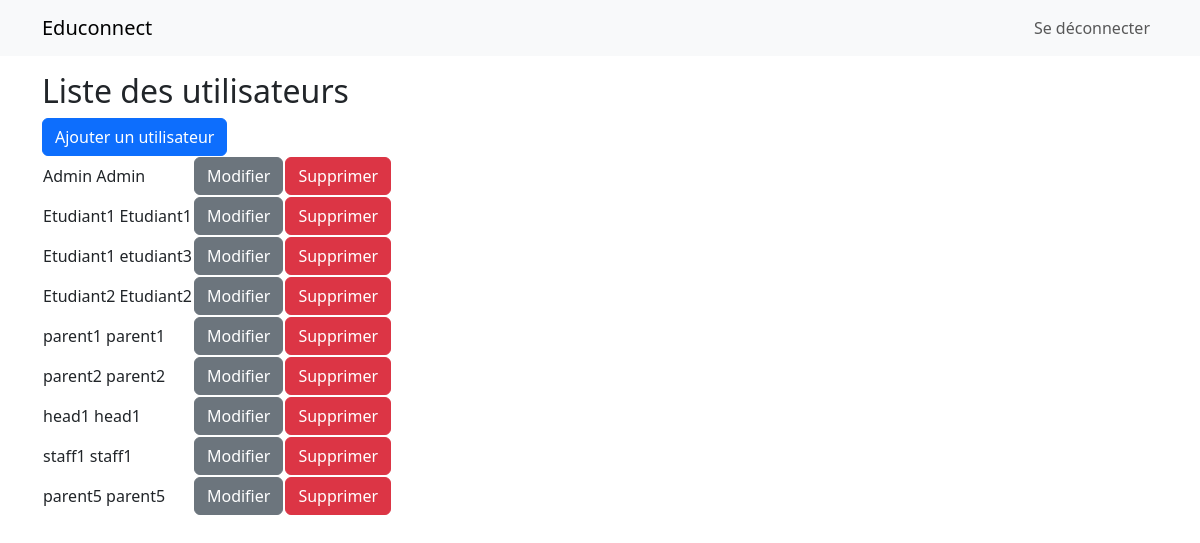
/users/ (signed in), run on the app's committed database.
### gestion_utilisateurs/models.py (models this page shows, shortened)
class User(AbstractUser):
    id = models.AutoField(primary_key=True)
    username = models.CharField(_('Username'), unique=True, max_length=150)
    last_name = models.CharField(_('Last name'), max_length=150, blank=True)
    first_name = models.CharField(_('First name'), max_length=30, blank=True)
    email = models.EmailField(_('Email'), unique=True)
    password = models.CharField(_('Password'), max_length=128)
    address = models.CharField(max_length=255, blank=True, null=True)
    date_of_birth = models.DateField(_('Date of birth'), null=True, blank=True)
    phone_number = models.CharField(_('Phone number'), max_length=20, blank=True, null=True)
    roles = models.ManyToManyField(Role, verbose_name='Roles', blank=True)
    establishment = models.ForeignKey(Establishment, on_delete=models.SET_NULL, verbose_name='Establishment', null=True)
    children = models.ManyToManyField('self', verbose_name='Children', blank=True, symmetrical=False)
    is_principal_teacher = models.BooleanField(_('Principal Teacher'), default=False)
    position = models.CharField(_('Position'), max_length=200, blank=True, null=True)
    groups = models.ManyToManyField(Group, related_name="custom_user_set", blank=True)
    user_permissions = models.ManyToManyField(Permission, related_name="custom_user_set", blank=True)
    created_at = models.DateTimeField(auto_now_add=True, verbose_name='Date de création')
    created_by = models.ForeignKey('self', related_name='created_users', null=True, blank=True, on_delete=models.SET_NULL, verbose_name='Utilisateur qui a créé')
    updated_at = models.DateTimeField(auto_now=True, verbose_name='Date de mise à jour')
    updated_by = models.ForeignKey('self', related_name='updated_users', null=True, blank=True, on_delete=models.SET_NULL, verbose_name='Utilisateur qui a mis à jour')
    is_student = models.BooleanField(default=False)
    is_teacher = models.BooleanField(default=False)
    is_admin = models.BooleanField(default=False)
    is_head = models.BooleanField(default=False)
    is_staff = models.BooleanField(default=False)
    is_parent = models.BooleanField(default=False)
    is_active = models.BooleanField(_('Active'), default=True)
    USERNAME_FIELD = 'username'
    REQUIRED_FIELDS = ['email', 'first_name', 'last_name']
    class Meta:
        verbose_name = 'User'
        verbose_name_plural = 'Users'

### gestion_utilisateurs/views.py (the view)
# urls.py: path('users/', views.user_list, name='user_list'),
@user_passes_test(admin_check)
def user_list(request):
    users = User.objects.all()
    return render(request, 'gestion_utilisateurs/user_list.html', {'users': users})

### educonnect/permissions.py (called while the page is built)
def admin_check(user):
    return user.is_authenticated and user.is_admin

### gestion_utilisateurs/templates/gestion_utilisateurs/user_list.html
{% extends 'base.html' %}
{% block content %}
  <h2>Liste des utilisateurs</h2>
  <a href="{% url 'user_create' %}" class="btn btn-primary">Ajouter un utilisateur</a>
  <table>
    {% for user in users %}
      <tr>
        <td>{{ user.first_name }} {{user.last_name}}</td>
        <td><a href="{% url 'user_update' user.pk %}" class="btn btn-secondary">Modifier</a></td>
        <td><a href="{% url 'user_delete' user.pk %}" class="btn btn-danger">Supprimer</a></td>
      </tr>
    {% endfor %}
  </table>
{% endblock %}

### educonnect/templates/base.html (shortened to what this page needs)
<!DOCTYPE html>
<html lang="en">
<head>
    <link href="https://cdn.jsdelivr.net/npm/bootstrap@5.3.0-alpha1/dist/css/bootstrap.min.css" rel="stylesheet">
</head>
<body>
    <nav class="navbar navbar-expand-lg navbar-light bg-light">
        <div class="container">
            <a class="navbar-brand" href="#">Educonnect</a>
            <div class="collapse navbar-collapse" id="navbarNav">
                {% if user.is_authenticated %}
        <ul class="navbar-nav ms-auto">
            <li class="nav-item">
                <a class="nav-link" href="{% url 'logout' %}">Se déconnecter</a>
            </li>
        </ul>
    {% else %}
        <ul class="navbar-nav ms-auto">
            <li class="nav-item">
                <a class="nav-link" href="{% url 'login' %}">Se connecter</a>
            </li>
        </ul>
    {% endif %}
            </div>
        </div>
    </nav>
    <div class="container mt-3">
        {% block content %}
        {% endblock %}
    </div>
</body>
</html>

### data on the page
User: first_name "Admin", last_name "Admin"
User: first_name "Etudiant1", last_name "Etudiant1"
User: first_name "Etudiant1", last_name "etudiant3"
User: first_name "Etudiant2", last_name "Etudiant2"
User: first_name "parent1", last_name "parent1"
User: first_name "parent2", last_name "parent2"
User: first_name "head1", last_name "head1"
User: first_name "staff1", last_name "staff1"
User: first_name "parent5", last_name "parent5"
